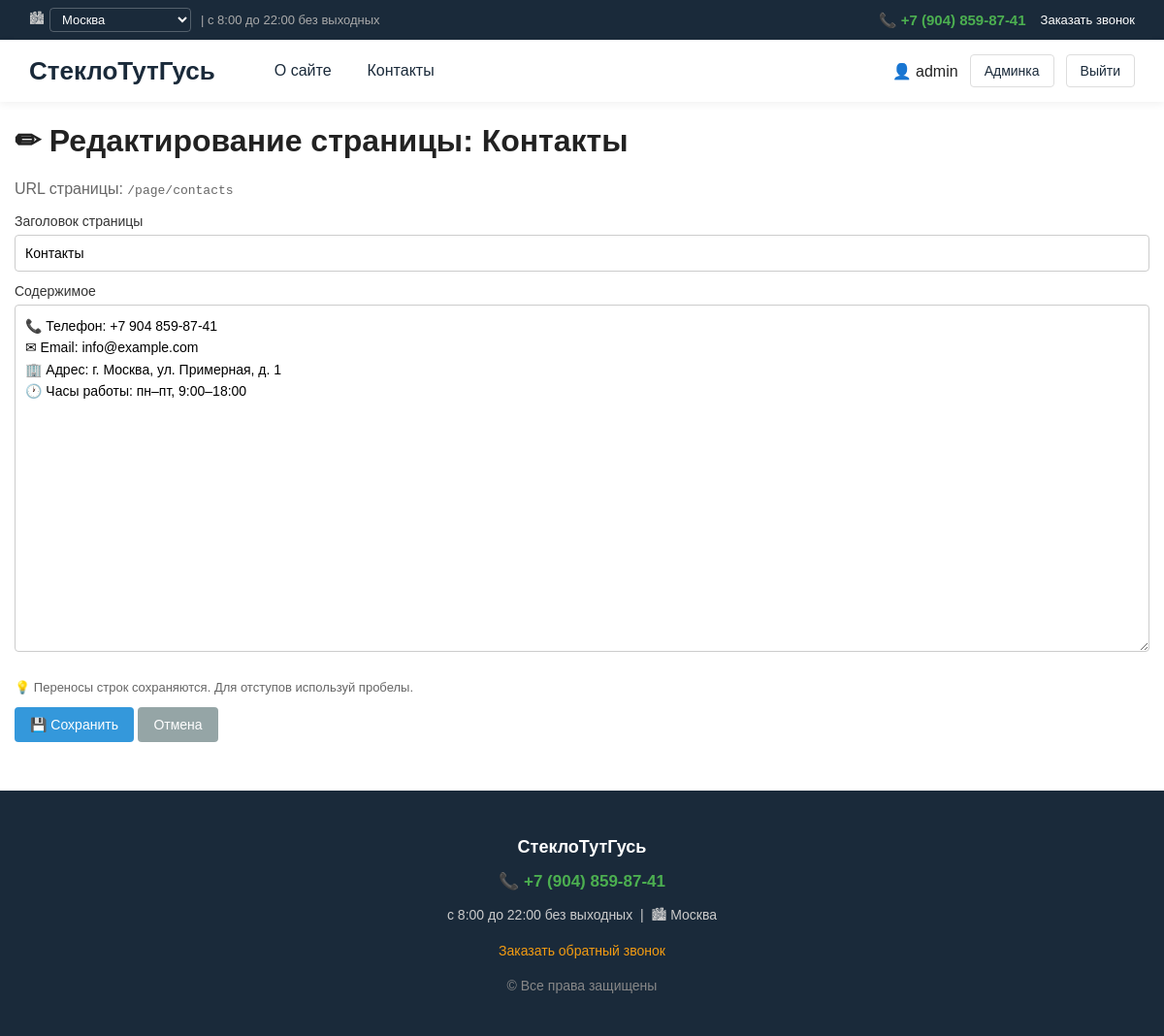
The page /admin/page/edit/contacts (signed in) on the database its author committed.
### app.py (models this page shows, shortened)
class Setting(db.Model):
    key = db.Column(db.String(50), primary_key=True)
    value = db.Column(db.Text, default='')

class MenuItem(db.Model):
    id = db.Column(db.Integer, primary_key=True)
    title = db.Column(db.String(100), nullable=False)
    url = db.Column(db.String(255), default='/')
    order = db.Column(db.Integer, default=0)

class User(UserMixin, db.Model):
    id = db.Column(db.Integer, primary_key=True)
    username = db.Column(db.String(80), unique=True, nullable=False)
    password_hash = db.Column(db.String(200), nullable=False)
    is_admin = db.Column(db.Boolean, default=False)

class Page(db.Model):
    id = db.Column(db.Integer, primary_key=True)
    slug = db.Column(db.String(80), unique=True, nullable=False)
    title = db.Column(db.String(150), nullable=False)
    content = db.Column(db.Text, default='')
    updated_at = db.Column(db.DateTime, default=db.func.current_timestamp(),
                           onupdate=db.func.current_timestamp())

### app.py (the view)
@app.route('/admin/page/edit/<slug>', methods=['GET', 'POST'])
@login_required
def edit_page(slug):
    admin_required()
    page = Page.query.filter_by(slug=slug).first_or_404()
    if request.method == 'POST':
        page.title = request.form.get('title', '').strip() or page.title
        page.content = request.form.get('content', '')
        db.session.commit()
        flash('Страница обновлена', 'success')
        return redirect(url_for('admin_panel'))
    return render_template('admin_page_edit.html', page=page)

### app.py (called while the page is built)
@login_manager.user_loader
def load_user(user_id):
    return db.session.get(User, int(user_id))

def get_setting(key, default=''):
    s = db.session.get(Setting, key)
    return s.value if s else default

def get_current_city():
    city = request.cookies.get('user_city')
    if city:
        return city
    return get_setting('shop_city', 'Москва')

@app.context_processor
def inject_globals():
    cities_str = get_setting('cities_list',
        'Москва,Санкт-Петербург,Новосибирск,Екатеринбург,Казань,'
        'Нижний Новгород,Челябинск,Самара,Омск,Ростов-на-Дону,'
        'Уфа,Красноярск,Воронеж,Пермь,Волгоград')
    cities = [c.strip() for c in cities_str.split(',') if c.strip()]
    return {
        'menu_items': MenuItem.query.order_by(MenuItem.order).all(),
        'site_title': get_setting('site_title', '💡 Гусь-Люстра'),
        'bg_color': get_setting('bg_color', '#f4f6f9'),
        'bg_image': get_setting('bg_image', ''),
        'shop_phone': get_setting('shop_phone', ''),
        'shop_schedule': get_setting('shop_schedule', ''),
        'shop_city': get_setting('shop_city', ''),
        'cities': cities,
        'current_city': get_current_city(),
    }

def admin_required():
    if not current_user.is_authenticated or not current_user.is_admin:
        abort(403)

### templates/admin_page_edit.html
{% extends 'base.html' %}
{% block content %}
<h1>✏ Редактирование страницы: {{ page.title }}</h1>
<p style="color:#666;">URL страницы: <code>/page/{{ page.slug }}</code></p>
<form method="post">
    <label>Заголовок страницы</label>
    <input type="text" name="title" value="{{ page.title }}" required>
    <label>Содержимое</label>
    <textarea name="content" rows="15"
              style="font-family: inherit; line-height: 1.6;">{{ page.content }}</textarea>
    <p style="font-size:13px; color:#666;">
        💡 Переносы строк сохраняются. Для отступов используй пробелы.
    </p>
    <button type="submit">💾 Сохранить</button>
    <a class="btn btn-ghost" href="{{ url_for('admin_panel') }}">Отмена</a>
</form>
{% endblock %}

### templates/base.html (shortened to what this page needs)
<!DOCTYPE html>
<html lang="ru">
<head>
</head>
<body>
<div class="topbar">
    <div class="topbar-left">
        <form method="post" action="{{ url_for('set_city') }}" class="city-form">
            <span class="city-icon">🏙</span>
            <select name="city" class="city-select" onchange="this.form.submit()">
                {% for c in cities %}
                    <option value="{{ c }}" {% if c == current_city %}selected{% endif %}>{{ c }}</option>
                {% endfor %}
            </select>
        </form>
        <span class="schedule">| {{ shop_schedule }}</span>
    </div>
    <div class="topbar-right">
        <a href="tel:{{ shop_phone|replace(' ', '')|replace('(', '')|replace(')', '')|replace('-', '') }}" class="phone">
            📞 {{ shop_phone }}
        </a>
        <a href="#" onclick="openCallModal(event); return false;" class="callback-link">
            Заказать звонок
        </a>
    </div>
</div>
<header>
    <div class="logo">
        <a href="/">{{ site_title }}</a>
    </div>
    <nav class="main-menu">
        {% for m in menu_items %}
            <a href="{{ m.url }}">{{ m.title }}</a>
        {% endfor %}
    </nav>
    <div class="user-area">
        {% if current_user.is_authenticated %}
            <span>👤 {{ current_user.username }}</span>
            {% if current_user.is_admin %}
                <a href="{{ url_for('admin_panel') }}">Админка</a>
            {% endif %}
            <a href="{{ url_for('logout') }}">Выйти</a>
        {% else %}
            <a href="{{ url_for('login') }}">Войти</a>
            <a class="primary" href="{{ url_for('register') }}">Регистрация</a>
        {% endif %}
    </div>
</header>
<div class="container">
    {% block content %}{% endblock %}
</div>
<footer>
    <p style="font-size: 18px; color: #fff; margin-bottom: 12px;"><b>{{ site_title }}</b></p>
    <p>
        <a href="tel:{{ shop_phone|replace(' ', '')|replace('(', '')|replace(')', '')|replace('-', '') }}"
           style="color: #4CAF50; font-size: 17px; font-weight: bold; text-decoration: none;">
            📞 {{ shop_phone }}
        </a>
    </p>
    <p style="margin: 8px 0;">{{ shop_schedule }} &nbsp;|&nbsp; 🏙 {{ current_city }}</p>
    <p style="margin-top: 15px;">
        <a href="#" onclick="openCallModal(event); return false;"
           style="color: #f39c12; text-decoration: none;">
            Заказать обратный звонок
        </a>
    </p>
    <p style="margin-top: 20px; color: #888;">© Все права защищены</p>
</footer>
</body>
</html>

### rows shown on the page
Setting: city "Москва", value "Москва"
Setting: value "с 8:00 до 22:00 без выходных"
Setting: value "+7 (904) 859-87-41"
Setting: value "СтеклоТутГусь"
MenuItem: title "О сайте"
MenuItem: title "Контакты"
User: username "admin"
Page: title "Контакты", slug "contacts", content "📞 Телефон: +7 904 859-87-41 ✉ Email: info@example.com 🏢 Адрес: г. Москва, ул. Примерная, д. 1 🕐 Часы работы: пн–пт, 9:00–18:00"
